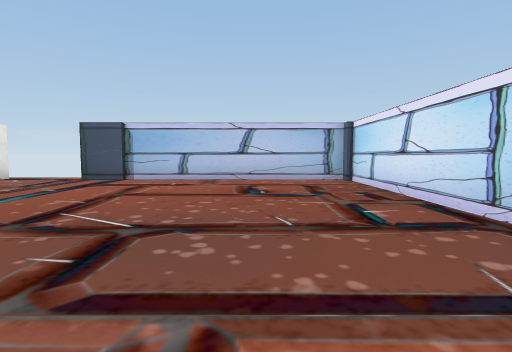
View 1 (above)

24 first-person views from a walk through a 3-D level made in the Unity game engine. The camera is 1.2 m above the floor, tilts 4° down and sees 80° across. The floor is counted in squares, 2 m on a side. Each view is taken from the middle of a square. On the plan, view 1 faces up. The plan holds only what a view shows up to about 9 squares ahead; the rest is blank. The player is left out. Some surface patterns are stand-ins.

View 2
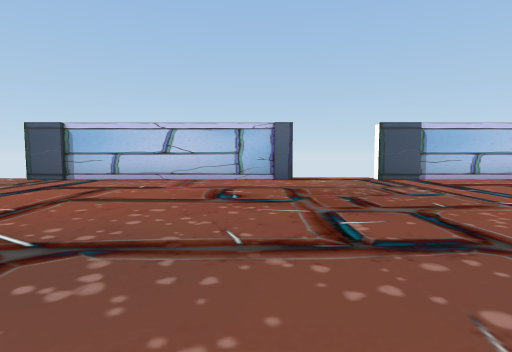

View 3
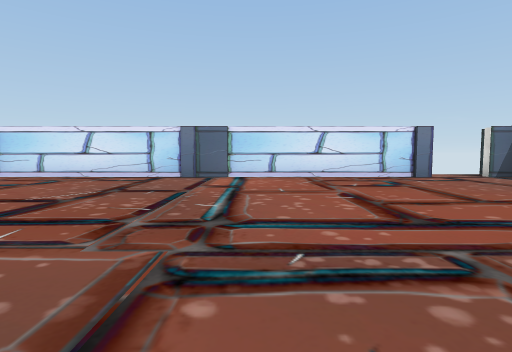

View 4
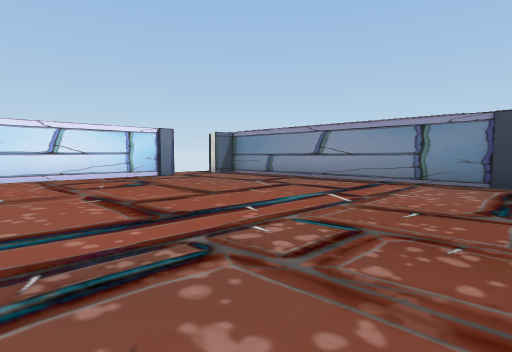

View 5
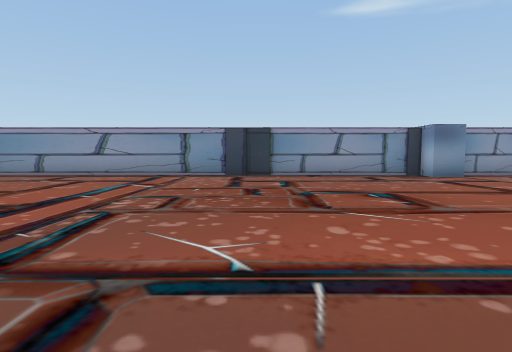

View 6
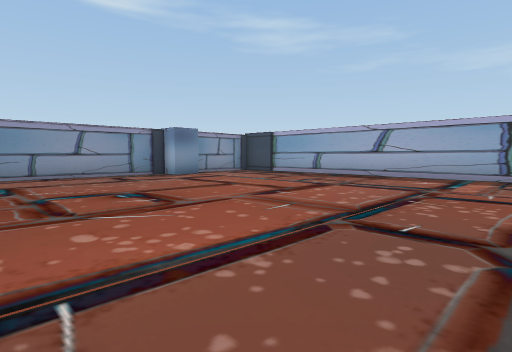

View 7
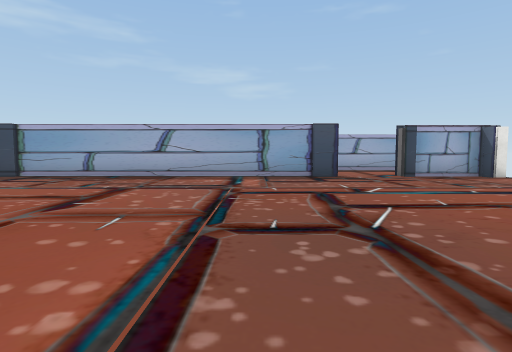

View 8
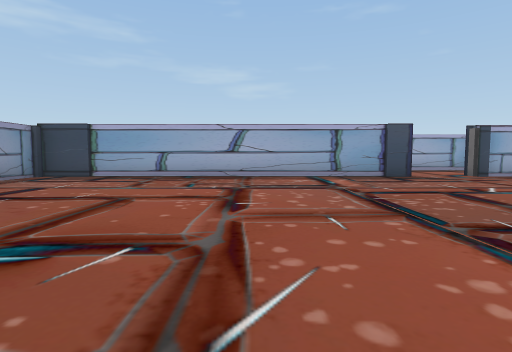

View 9
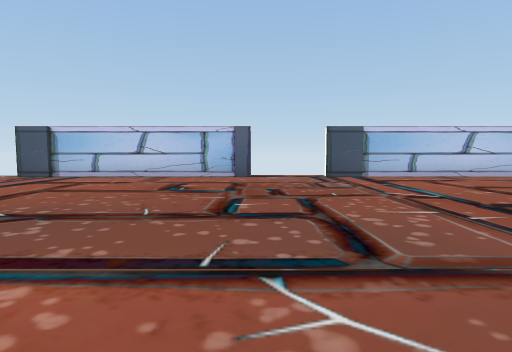

View 10
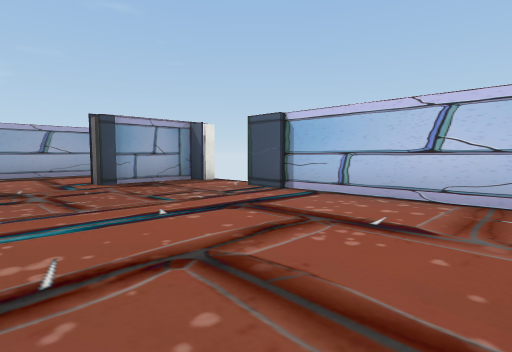

View 11
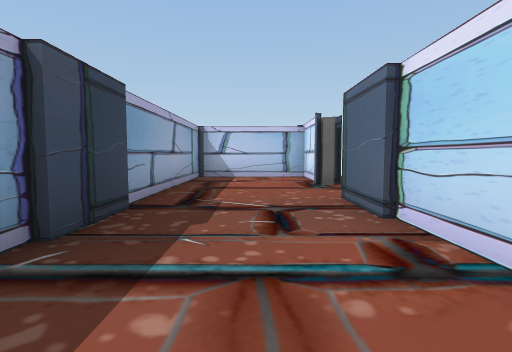

View 12
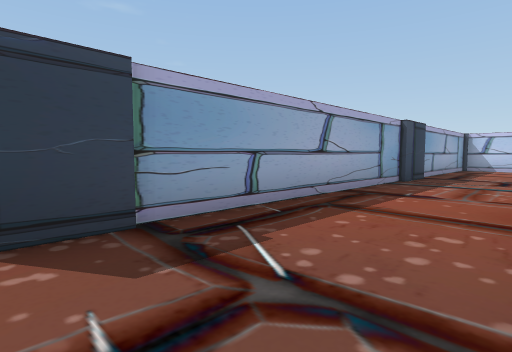

View 13
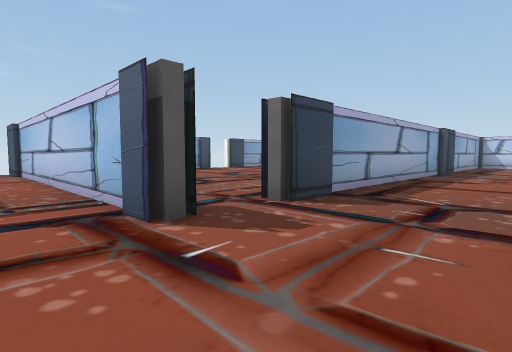

View 14
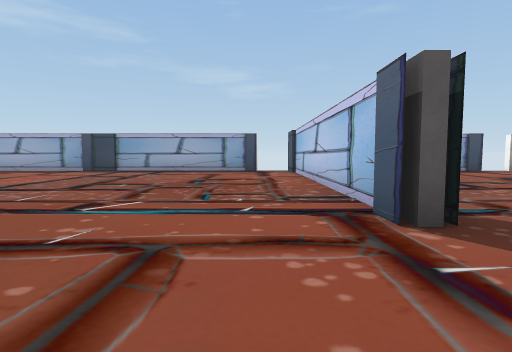

View 15
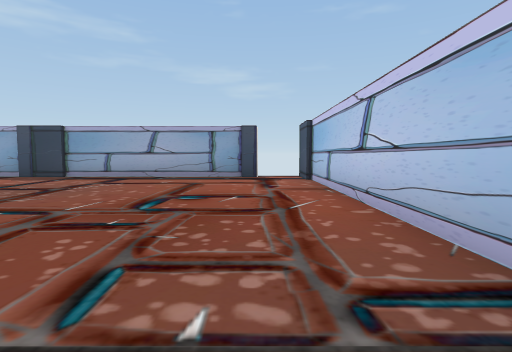

View 16
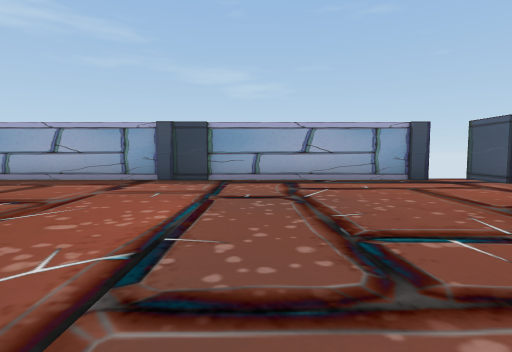

View 17
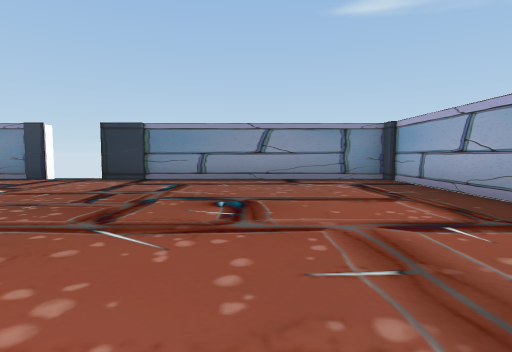

View 18
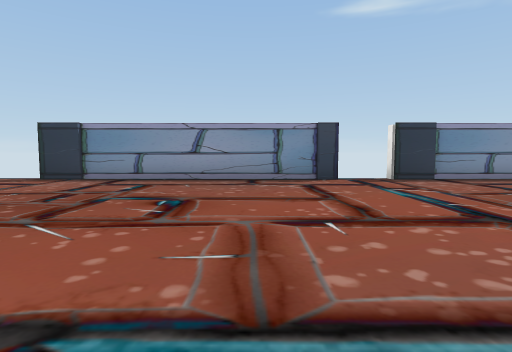

View 19
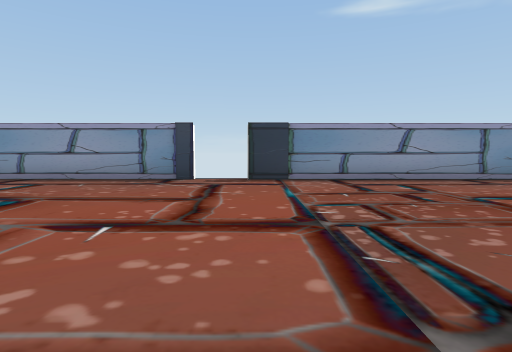

View 20
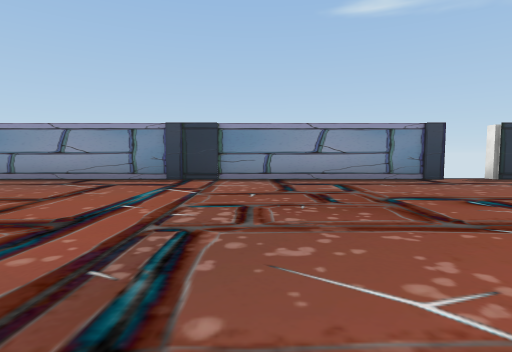

View 21
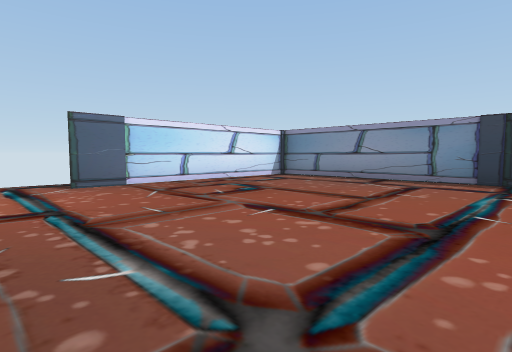

View 22
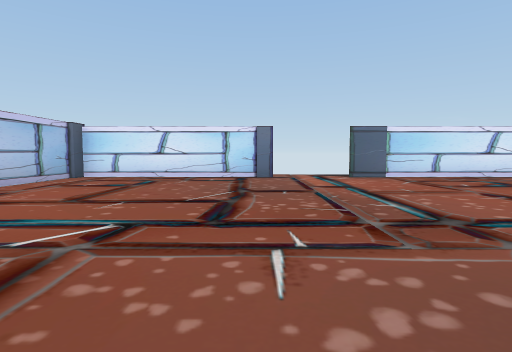

View 23
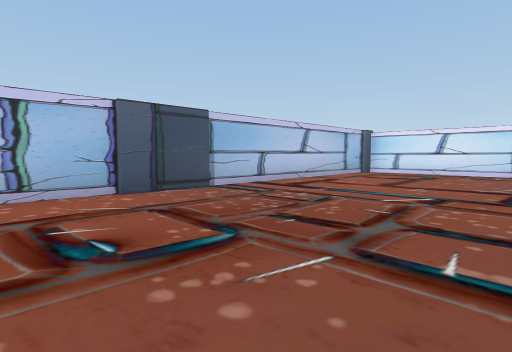

View 24
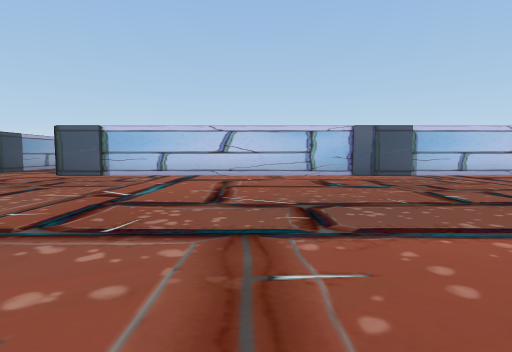

### Floor plan
Points are (right, up) in squares from view 1. A wall is a line through its corners. A room is listed if a view was taken in it or the views show most of it. See-through windows are left out.
Room 1 (views 1, 2, 3, 4, 5, 6, 7, 8, 9, 10)
walls: (-6.1, 7.3) (-12.5, 7.3); (-14.4, 3.2) (-14.4, -6.9) (-12, -6.9); (-10.5, -6.9) (1.5, -6.9); (2.2, -4.8) (2.2, 7.3) (-4.1, 7.3); (-14.4, 7.3) (-14.4, 5)
ways out: opening at (-14, 4) to room 2; opening at (2, -5.5); gap at (-6, 8); gap at (-4, 8)
Room 2 (views 11, 12, 13, 14, 15, 16, 17, 18, 19, 20, 21, 22, 23, 24)
walls: (-17.4, -7.7) (-26.6, -7.7); (-9.6, -20.4) (1.4, -20.4); (-18, -20.4) (-10.8, -20.4); (-14.7, 0.5) (-14.7, 3.2); (-26.2, -8.9) (-26.2, -20.4) (-19.2, -20.4); (2.2, -12.5) (2.2, -7.2) (-14.6, -7.2); (2.2, -19.6) (2.2, -14.4); (-14.7, 5) (-14.7, 7.3) (-17.5, 7.3) (-17.5, -6)
ways out: opening at (-14, 4) to room 1; opening at (2, -13.5); gap at (-18, -21); gap at (-18, -6); gap at (-11, -21)
objects: column (-11, -7)

Where each view was taken, in squares from view 1:
view 1: 0 up, 0 right, facing up
view 2: 0 up, 7 left, facing up
view 3: 0 up, 6 left, facing right
view 4: 0 up, 6 left, facing down-right
view 5: 2 up, 6 left, facing down
view 6: 2 up, 6 left, facing down-left
view 7: 1 up, 6 left, facing left
view 8: 1 down, 6 left, facing left
view 9: 1 down, 6 left, facing up
view 10: 3 up, 8 left, facing up-left
view 11: 1 down, 16 left, facing up
view 12: 6 down, 15 left, facing up-left
view 13: 9 down, 15 left, facing up-left
view 14: 9 down, 15 left, facing left
view 15: 9 down, 18 left, facing left
view 16: 13 down, 19 left, facing left
view 17: 13 down, 23 left, facing down
view 18: 13 down, 16 left, facing down
view 19: 13 down, 11 left, facing down
view 20: 13 down, 5 left, facing down
view 21: 13 down, 4 left, facing down-right
view 22: 12 down, 6 left, facing right
view 23: 12 down, 8 left, facing up-right
view 24: 16 down, 9 left, facing up
